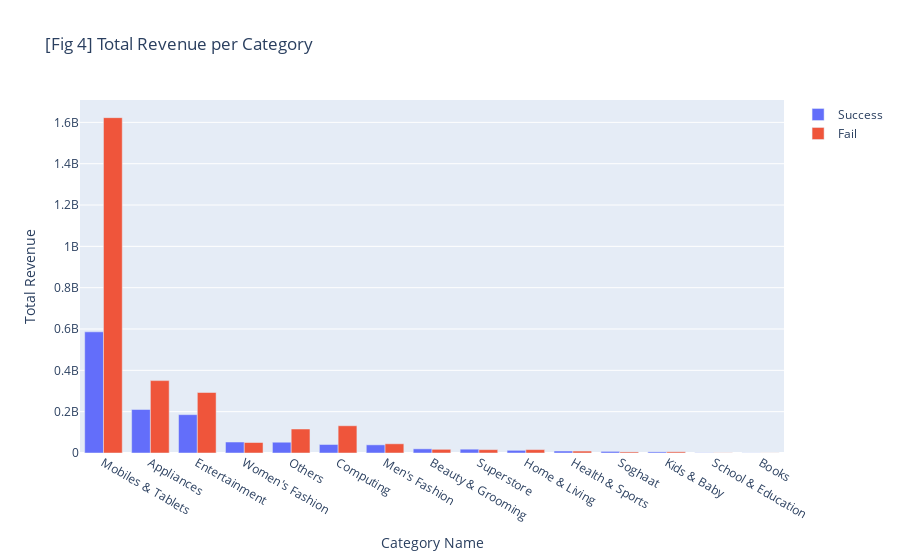

Notebook source saved alongside this figure:
### Markdown cell above
By seeing [Fig 3] above, it can be inferred that from the top 5 categories only `Mobiles & Tablets` that has significantly higher number of fail order than success order. This means even without giving preferred payment method, we can still safely suggest the top 5 categories as preferred categories for emerging start-up.<br><br>

Next we will check the total revenue compared to category and payment method.

### Code cell
# Create bar traces with the data
trace1 = go.Bar(
    x=df_result1.sort_values('Total Revenue', ascending=False)['CategoryName'],
    y=df_result1.sort_values('Total Revenue', ascending=False)['Total Revenue'],
    name='Success'
)

trace2 = go.Bar(
    x=df_result_fail['CategoryName'],
    y=df_result_fail['Possible Total Revenue'],
    name='Fail'
)

# Create a layout for the dual bar chart
layout = go.Layout(
    title='[Fig 4] Total Revenue per Category',
    xaxis=dict(title='Category Name'),
    yaxis=dict(title='Total Revenue'),
    barmode='group'
)

# Create a Figure with the traces and layout
fig04 = go.Figure(data=[trace1, trace2], layout=layout)

# Show the plot
fig04.show()

### Figure 1 — Plotly figure (JSON) as saved in the notebook; plotly's stock layout.template omitted (floating-point values rounded to 4 significant figures)
{"data": [{"name": "Success", "type": "bar", "x": ["Mobiles & Tablets", "Appliances", "Entertainment", "Women's Fashion", "Others", "Computing", "Men's Fashion", "Beauty & Grooming", "Superstore", "Home & Living", "Health & Sports", "Soghaat", "Kids & Baby", "School & Education", "Books"], "y": [586400000.0, 210600000.0, 185500000.0, 53110000.0, 52150000.0, 41200000.0, 39470000.0, 20170000.0, 18500000.0, 12930000.0, 9566000.0, 7771000.0, 5464000.0, 966000.0, 577000.0]}, {"name": "Fail", "type": "bar", "x": ["Appliances", "Beauty & Grooming", "Books", "Computing", "Entertainment", "Health & Sports", "Home & Living", "Kids & Baby", "Men's Fashion", "Mobiles & Tablets", "Others", "School & Education", "Soghaat", "Superstore", "Women's Fashion"], "y": [350200000.0, 17820000.0, 425700.0, 131800000.0, 292700000.0, 9318000.0, 16450000.0, 5788000.0, 44570000.0, 1623000000.0, 116200000.0, 791500.0, 5238000.0, 16270000.0, 50750000.0]}], "layout": {"barmode": "group", "title": {"text": "[Fig 4] Total Revenue per Category"}, "xaxis": {"title": {"text": "Category Name"}}, "yaxis": {"title": {"text": "Total Revenue"}}}}
